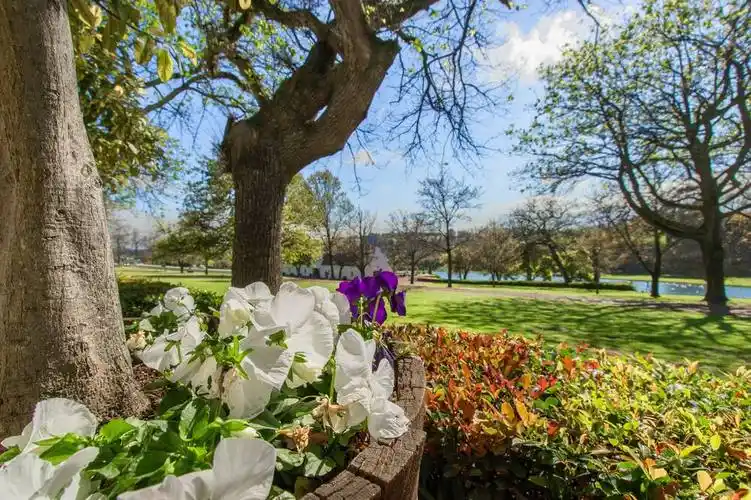
//> input picture openCV/garden.png, 751 x 500 px
$ ./07_   (built with g++ and OpenCV 4)
//> lines starting //> are read from the running program, lines starting //| are printed output that depends on the picture
#include <opencv2/opencv.hpp>
#include <iostream>
#include <random>

using namespace cv;
void DIY_channels_split(Mat&,int,int);
void split_merge_channels(Mat&,int,int);
void mix_channels(Mat&,int,int);

int main(int argc,char ** argv){
  Mat src_1 = imread("garden.png");
//> src_1 is the input picture: 500 rows x 751 cols, CV_8UC3; mean B, G, R 98.2, 121.5, 118.7
  int height = src_1.rows;
//> height = 500
  int width = src_1.cols;
//> width = 751
  //DIY_channels_split(src_1,height,width);
  //split_merge_channels(src_1,height,width);
  mix_channels(src_1,height,width);
  return 0;
}

// [55 lines left out: functions DIY_channels_split, split_merge_channels, not called in this run]
void mix_channels(Mat& src_1,int height,int width)
{
//> called with height = 500, width = 751
  std::string Name[]={"Red","Green","Blue"};
  Mat ZERO_ = Mat::zeros(Size(width,height),CV_8UC1);
  Mat Format_split[3] = {ZERO_,ZERO_,ZERO_};
  Mat bgr[3];
  Mat image;
  int color_format[] = {0,2,1,1,2,0};
  for(int i = 0;i < 3 ; i++ )
    bgr[i].create(Size(width,height),CV_8UC1);
  mixChannels(&src_1,1,bgr,3,color_format,3);
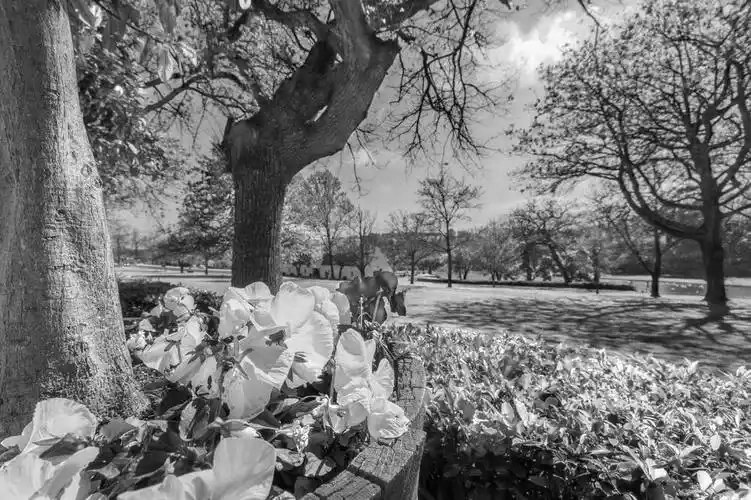
//> bgr[0]: 500 rows x 751 cols, CV_8UC1; min 0, max 255, mean 118.7
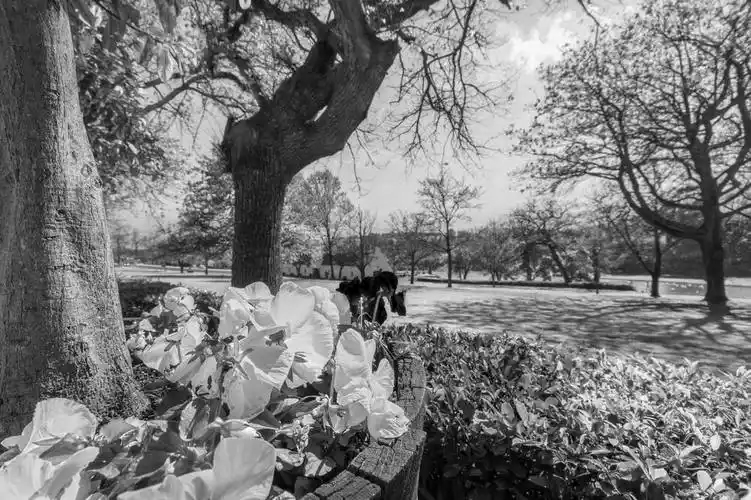
//> bgr[1]: 500 rows x 751 cols, CV_8UC1; min 0, max 255, mean 121.5
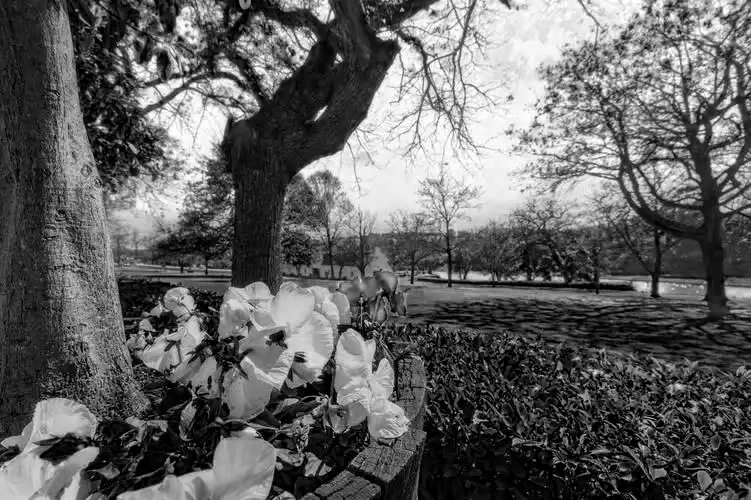
//> bgr[2]: 500 rows x 751 cols, CV_8UC1; min 0, max 255, mean 98.2
  for(int i = 0;i < 3 ; i++ ){
    Format_split[i]=bgr[i];
    merge(Format_split,3,image);
    imshow(Name[i],image);
    waitKey(0);
    for(int i = 0;i < 3 ; i++ )
      Format_split[i] = ZERO_;
  }
//> this loop made 3 passes
//> pass 1, in mix_channels, `merge(Format_split,3,image);`:
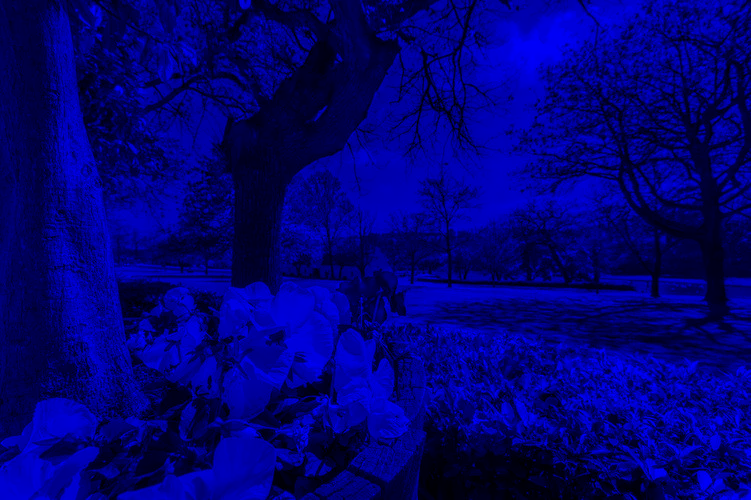
//> image: 500 rows x 751 cols, CV_8UC3; mean B, G, R 118.7, 0, 0
//> pass 2, in mix_channels, `merge(Format_split,3,image);`:
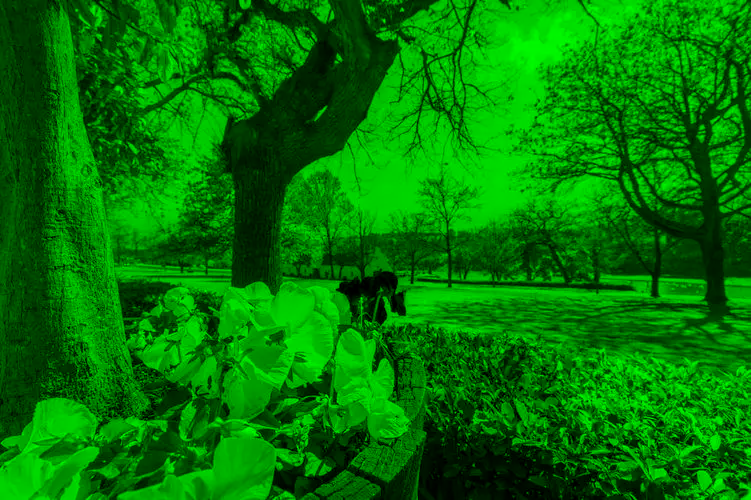
//> image: 500 rows x 751 cols, CV_8UC3; mean B, G, R 0, 121.5, 0
//> pass 3, in mix_channels, `merge(Format_split,3,image);`:
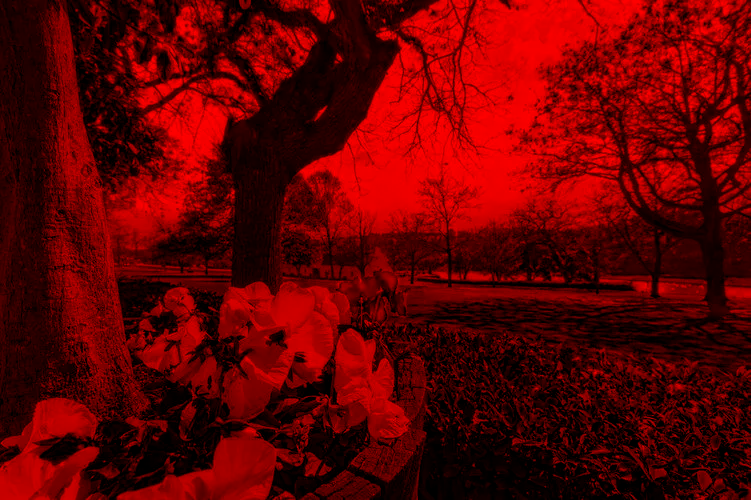
//> image: 500 rows x 751 cols, CV_8UC3; mean B, G, R 0, 0, 98.2
//> after the loop: Format_split[0]: 500 rows x 751 cols, CV_8UC1; every value is 0
}

$ run again, with openCV/park.png copied over openCV/garden.png
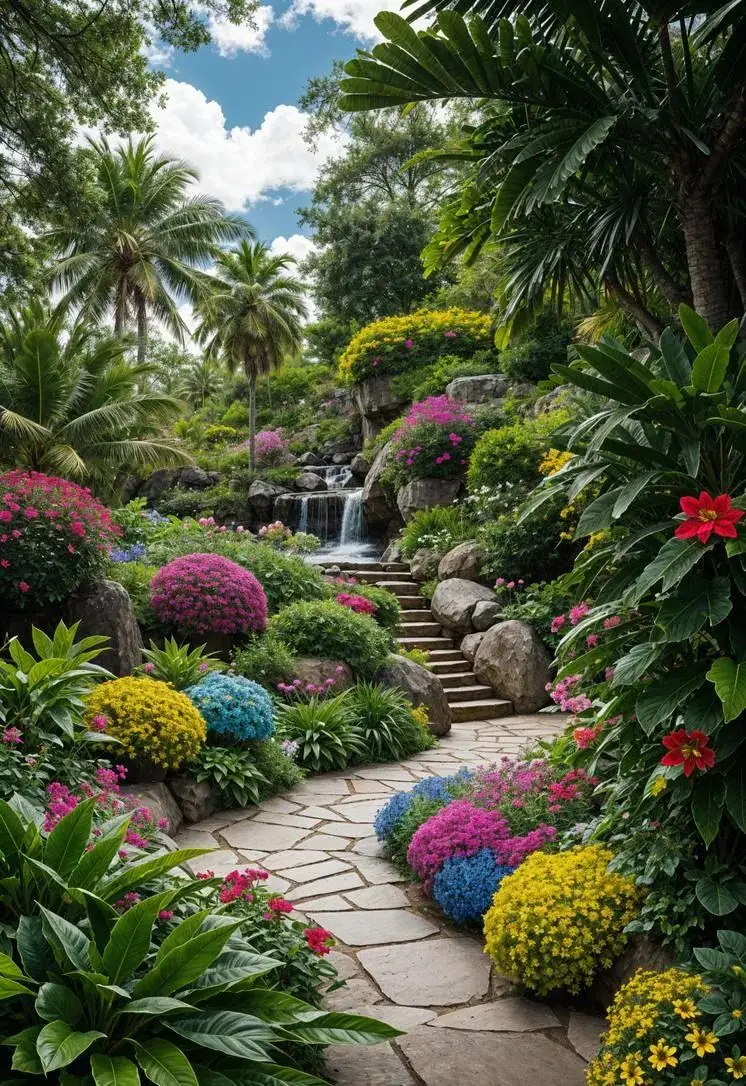
//> input picture openCV/park.png, 746 x 1086 px
//> src_1 is the input picture: 1086 rows x 746 cols, CV_8UC3; mean B, G, R 63.5, 89.1, 82.8
//> in mix_channels, `mixChannels(&src_1,1,bgr,3,color_format,3);`:
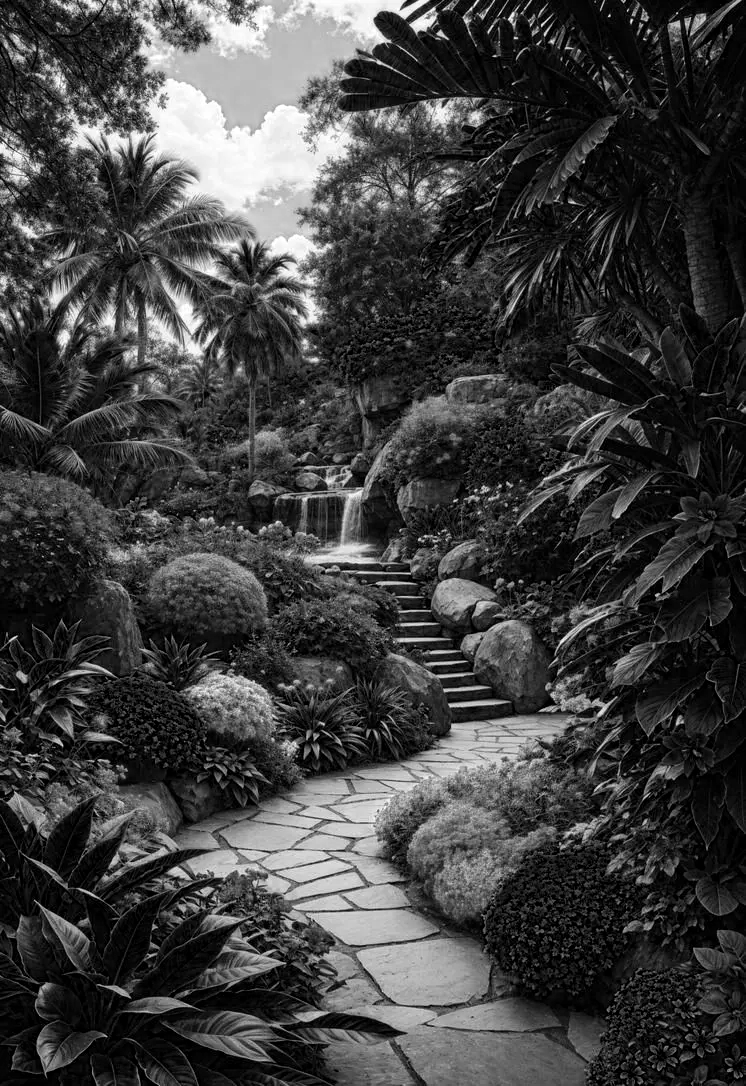
//> bgr[2]: 1086 rows x 746 cols, CV_8UC1; min 0, max 255, mean 63.5
//> the loop in mix_channels, `for(int i = 0;i < 3 ; i++ )` made 3 passes
//> pass 3, in mix_channels, `merge(Format_split,3,image);`:
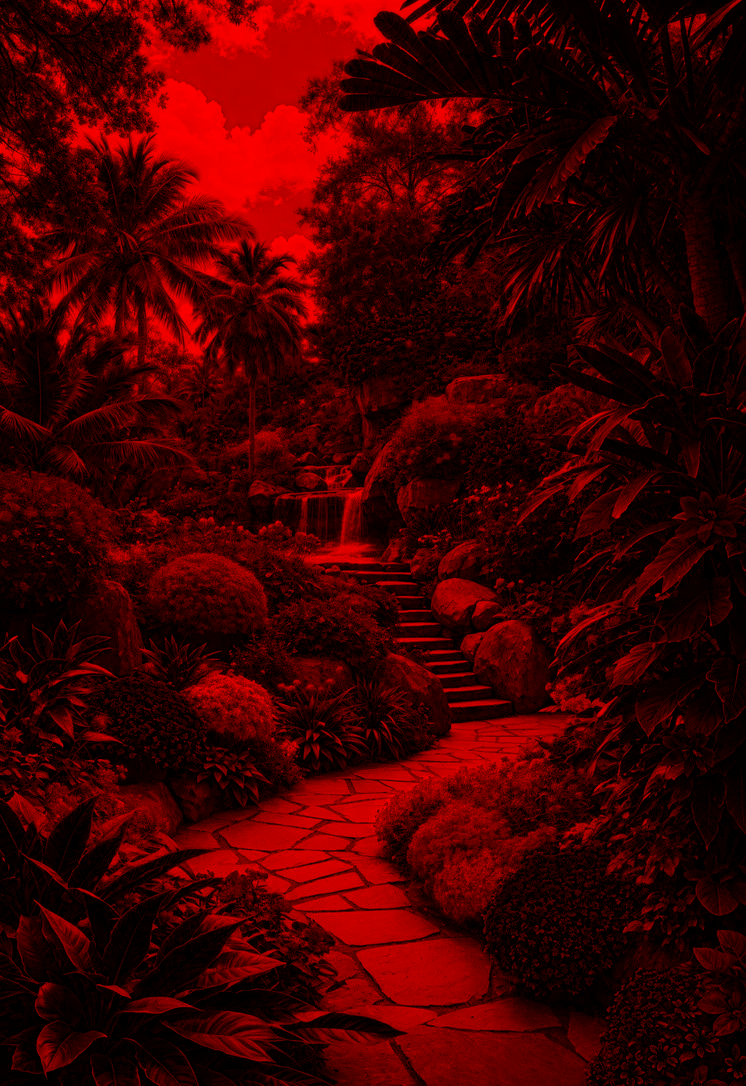
//> image: 1086 rows x 746 cols, CV_8UC3; mean B, G, R 0, 0, 63.5
